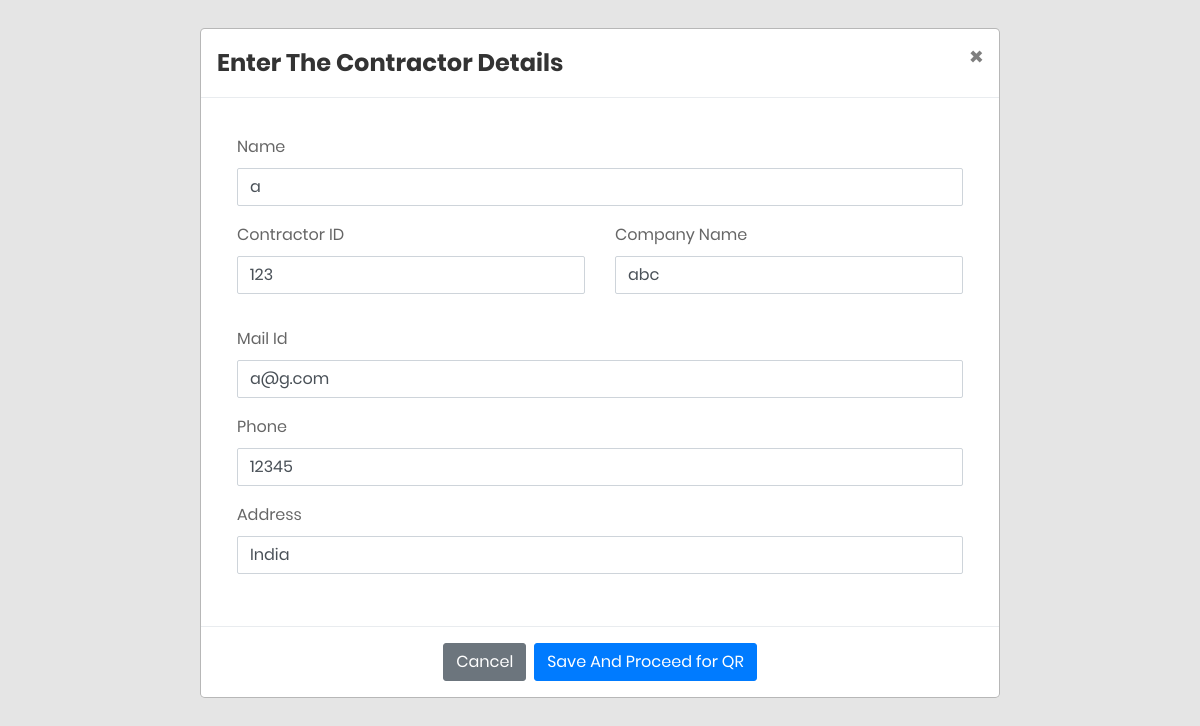
Page /contractoredit/4/ on the committed database.
### app/models.py (models this page shows)
class Contractor(models.Model):
    contractorname = models.CharField(max_length=100)
    contractorid = models.CharField(max_length=100)
    companyname = models.CharField(max_length=100)
    mailid = models.CharField(max_length=100)
    phone = models.CharField(max_length=100)
    address = models.CharField(max_length=100)
    qrimage = models.CharField(max_length=100,default="null")
    class Meta:
        db_table='contractor'

### app/views.py (the view, shortened to what this page needs)
# urls.py: url(r'^contractoredit/(?P<contractoredit_id>[0-9]+)/$', views.contractoredit, name='contractoredit'),
def contractoredit(request,contractoredit_id=None):
    contractor = Contractor.objects.get(id=contractoredit_id)
    id = contractor.id
    c_name = contractor.contractorname
    c_id = contractor.contractorid
    c_company = contractor.companyname
    c_mailid = contractor.mailid
    c_phone = contractor.phone
    c_address = contractor.address
    print("Name:",c_name)
    return render(request,'contractoredit.html',{'id':id,'contractorname':c_name,'contractorid':c_id,'companyname':c_company,'mailid':c_mailid,'phone':c_phone,'address':c_address})

### app/templates/contractoredit.html (shortened to what this page needs)
<!DOCTYPE html>
<html lang="en">
<head>
    <link href="../../static/css/font-face.css" rel="stylesheet" media="all">
    <link href="../../static/vendor/font-awesome-4.7/css/font-awesome.min.css" rel="stylesheet" media="all">
    <link href="../../static/vendor/font-awesome-5/css/fontawesome-all.min.css" rel="stylesheet" media="all">
    <link href="../../static/vendor/mdi-font/css/material-design-iconic-font.min.css" rel="stylesheet" media="all">
    <link href="../../static/vendor/bootstrap-4.1/bootstrap.min.css" rel="stylesheet" media="all">
    <link href="../../static/vendor/animsition/animsition.min.css" rel="stylesheet" media="all">
    <link href="../../static/vendor/bootstrap-progressbar/bootstrap-progressbar-3.3.4.min.css" rel="stylesheet"
        media="all">
    <link href="../../static/vendor/wow/animate.css" rel="stylesheet" media="all">
    <link href="../../static/vendor/css-hamburgers/hamburgers.min.css" rel="stylesheet" media="all">
    <link href="../../static/vendor/slick/slick.css" rel="stylesheet" media="all">
    <link href="../../static/vendor/select2/select2.min.css" rel="stylesheet" media="all">
    <link href="../../static/vendor/perfect-scrollbar/perfect-scrollbar.css" rel="stylesheet" media="all">
    <link href="../../static/css/theme.css" rel="stylesheet" media="all">
</head>
<body>
    <div class="page-wrapper">
        <div >
            <div class="modal-dialog modal-lg" role="document">
                <div class="modal-content">
                    <form method="POST" action="{% url 'app:contractoredit' contractoredit_id=id %}">
                        <div class="modal-header">
                            <h3 class="modal-title" id="mediumModalLabel">Enter The Contractor Details</h3>
                            <button type="button" class="close" data-dismiss="modal" aria-label="Close">
                                <span aria-hidden="true">&times;</span>
                            </button>
                        </div>
                        <div class="modal-body">
                            <div class="card-body card-block">
                                <div class="form-group">
                                    <label for="contractorname" class=" form-control-label">Name</label>
                                    <input type="text" id="contractorname" placeholder="Enter Contractor name"
                                        class="form-control" name="contractorname" value={{contractorname}}>
                                </div>
                                <div class="row form-group">
                                    <div class="col-6">
                                        <div class="form-group">
                                            <label for="contractorid" class=" form-control-label">Contractor ID</label>
                                            <input type="text" id="contractorid"
                                                placeholder="Enter Contractor ID Number" class="form-control"
                                                name="contractorid" value={{contractorid}}>
                                        </div>
                                    </div>
                                    <div class="col-6">
                                        <div class="form-group">
                                            <label for="companyname" class=" form-control-label">Company Name</label>
                                            <input type="text" id="companyname" placeholder="Enter Company Name"
                                                class="form-control" name="companyname" value={{companyname}}>
                                        </div>
                                    </div>
                                </div>
                                <div class="form-group">
                                    <label for="Mail" class=" form-control-label">Mail Id</label>
                                    <input type="text" id="mail" placeholder="Enter Mail-Id" class="form-control"
                                        name="mailid" value={{mailid}}>
                                </div>
                                <div class="form-group">
                                    <label for="phone" class=" form-control-label">Phone</label>
                                    <input type="text" id="phone" placeholder="Enter Phone Number" class="form-control"
                                        name="phone" value={{phone}}>
                                </div>
                                <div class="form-group">
                                    <label for="Address" class=" form-control-label">Address</label>
                                    <input type="text" id="address" placeholder="Enter The Address" class="form-control"
                                        name="address" value={{address}}>
                                </div>
                            </div>
                        </div>
                        <div class="modal-footer" style="justify-content: center;">
                            <button type="button" class="btn btn-secondary" data-dismiss="modal">Cancel</button>
                            <button type="submit" class="btn btn-primary">Save And Proceed for QR</button>
                        </div>
                    </form>
                </div>
            </div>
        </div>
    </div>
</body>
</html>

### rows in the picture
Contractor: contractorid "123", companyname "abc", mailid "a@g.com", phone "12345", address "India"
